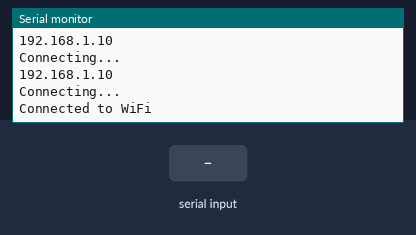
Simulated run of this sketch. Board: ESP8266 (NodeMCU). Shown: the last lines printed to the serial monitor. Inputs (shaded band) come from the test bench. WiFi joins after 1.5 s; servers stay silent unless stated; uploads are accepted with an empty reply.

Above: at 3.2 s.
3.3 s: "1\n" received over the second serial link
At 4.3 s:
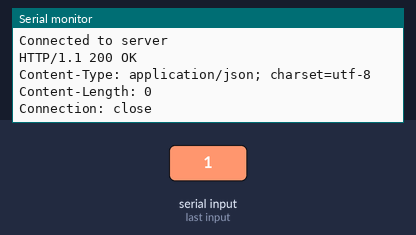
5.0 s: "0\n" received over the second serial link
At 5.16 s:
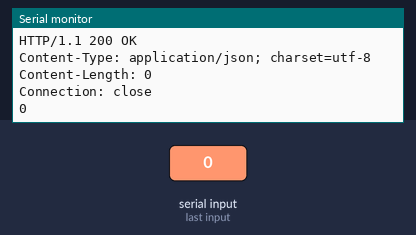
6.5 s: "2\n" received over the second serial link
At 6.66 s:
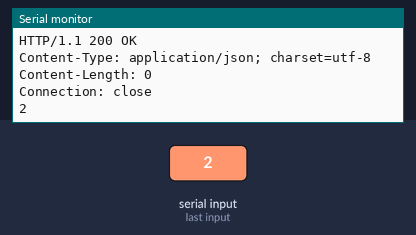
Timing chart, 0 to 9.5 s (numbered marks = the images above; inputs shaded):
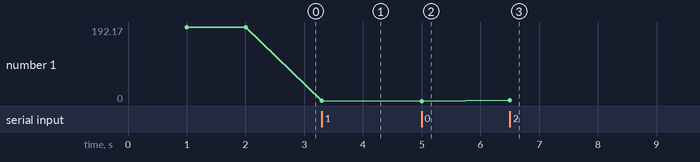

The sketch:

FinalESP32.ino
```cpp
#include <ESP8266WiFi.h>
#include <SoftwareSerial.h>

const char* ssid = "Kaboom_2.4G";
const char* password = "0406092549";
const char* host = "192.168.1.10"; // IP address of your FastAPI server
const int port = 8000;

SoftwareSerial NodeSerial(D2, D3); // RX | TX
const char* saveApi = "/sensor/event";

void setup() {
  pinMode(D2, INPUT);
  pinMode(D3, OUTPUT);
  Serial.begin(9600);
  NodeSerial.begin(57600);
  Serial.println();
  Serial.println("NodeMCU/ESP8266 Run");

  connectToWiFi();
}

void loop() {
  static char buffer[100];
  static int index = 0;

  while (NodeSerial.available() > 0) {
    char incomingChar = NodeSerial.read();
    if (incomingChar == '\n') {
      buffer[index] = '\0';
      Serial.println(buffer);
      sendData(buffer);
      index = 0;
    } else {
      buffer[index] = incomingChar;
      index++;
      if (index >= sizeof(buffer)) {
        index = 0;
      }
    }
  }
}

void connectToWiFi() {
  Serial.print("Connecting to ");
  Serial.println(ssid);

  WiFi.begin(ssid, password);

  while (WiFi.status() != WL_CONNECTED) {
    delay(1000);
    Serial.println(host);
    Serial.println("Connecting...");
  }

  Serial.println("Connected to WiFi");
}

void sendData(const char* data) {
  WiFiClient client;

  if (!client.connect(host, port)) {
    Serial.println("Connection to server failed");
    return;
  }

  Serial.println("Connected to server");

  // Make a HTTP POST request
  client.print(String("POST ") + saveApi + " HTTP/1.1\r\n" +
               "Host: " + host + "\r\n" +
               "Content-Type: application/json\r\n" +
               "Content-Length: " + strlen(data) + "\r\n\r\n" +
               data + "\r\n");

  delay(10);
  while (client.available()) {
    String line = client.readStringUntil('\r');
    Serial.print(line);
  }

  client.stop();
}
```

Measured:
- after the input at 3.3 s, the serial monitor: prints a new line at once (image 1)
- after the input at 5.0 s, the serial monitor: prints a new line at once (image 2)
- after the input at 6.5 s, the serial monitor: prints a new line at once (image 3)
- plotted number 1: 192.17 → 1 after the input at 3.3 s, 0 → 2 after the input at 6.5 s
